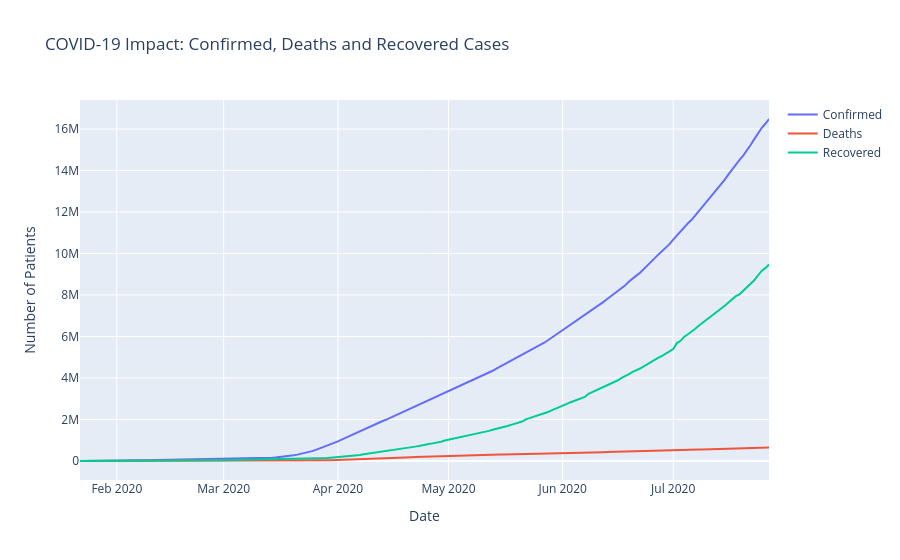

Notebook code for this chart:
### Code cell
fig = go.Figure()

fig.add_trace(go.Scatter(
    x=impact["Date"],
    y=impact["Confirmed"],
    mode="lines",
    name="Confirmed"
))

fig.add_trace(go.Scatter(
    x=impact["Date"],
    y=impact["Deaths"],
    mode="lines",
    name="Deaths"
))

fig.add_trace(go.Scatter(
    x=impact["Date"],
    y=impact["Recovered"],
    mode="lines",
    name="Recovered"
))

fig.update_layout(
    title="COVID-19 Impact: Confirmed, Deaths and Recovered Cases",
    xaxis_title="Date",
    yaxis_title="Number of Patients",
    hovermode="x unified"
)

fig.show()

### Figure 1 — Plotly figure (JSON) as saved in the notebook; plotly's stock layout.template omitted (floating-point values rounded to 4 significant figures; data arrays with more than 128 entries replaced by an {"elided": "..."} marker saying what was removed)
{"data": [{"mode": "lines", "name": "Confirmed", "type": "scatter", "x": {"elided": "188 str values"}, "y": {"elided": "188 int values"}}, {"mode": "lines", "name": "Deaths", "type": "scatter", "x": {"elided": "188 str values"}, "y": {"elided": "188 int values"}}, {"mode": "lines", "name": "Recovered", "type": "scatter", "x": {"elided": "188 str values"}, "y": {"elided": "188 int values"}}], "layout": {"hovermode": "x unified", "title": {"text": "COVID-19 Impact: Confirmed, Deaths and Recovered Cases"}, "xaxis": {"title": {"text": "Date"}}, "yaxis": {"title": {"text": "Number of Patients"}}}}
